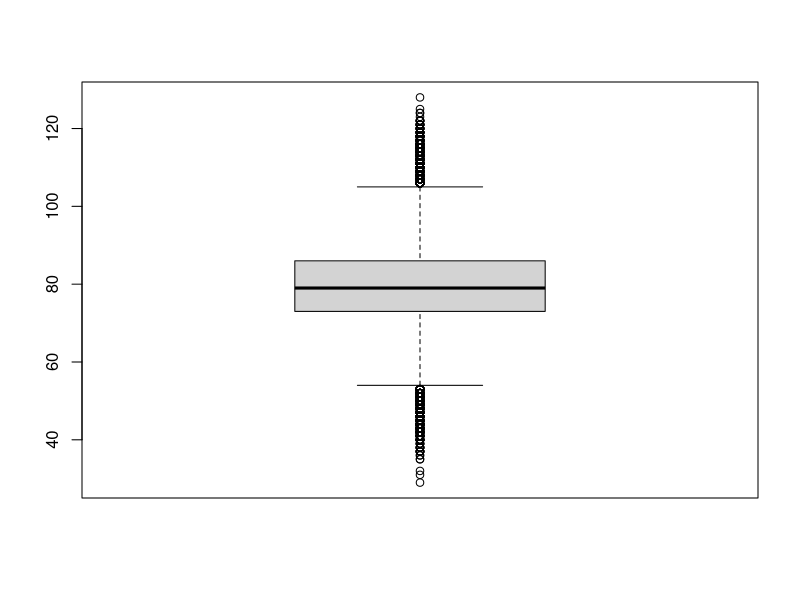
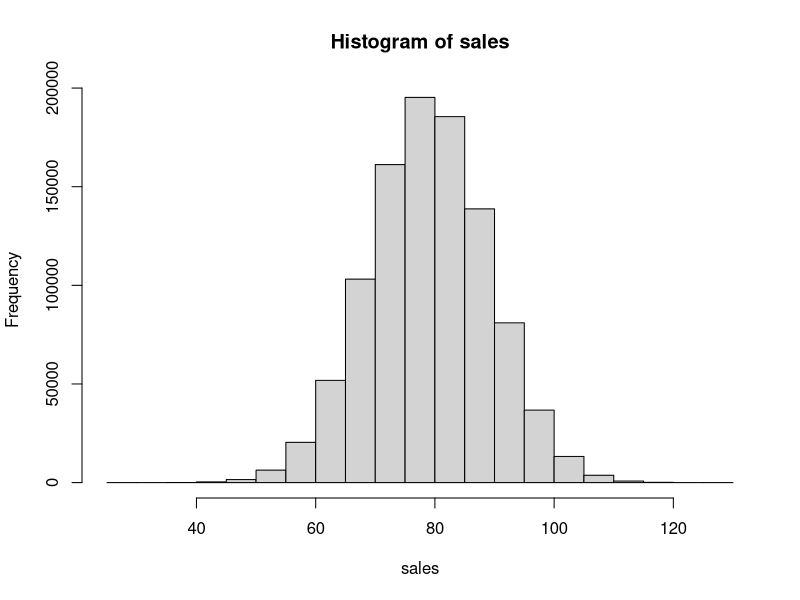
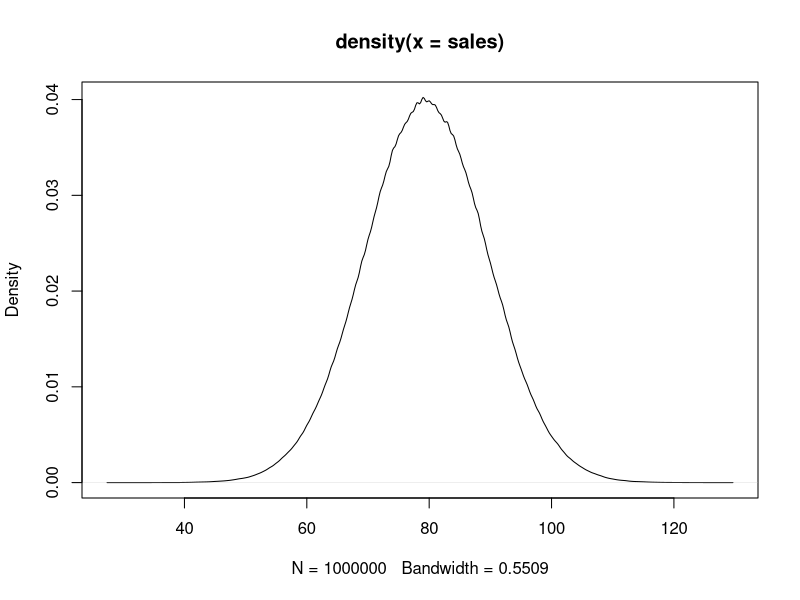

The R script that drew these images, in order:

#vector


#Normal Distribution with mean 80, SD 10
sales = rnorm(1000000, mean = 80, sd = 10)
sales

#trunc, round, floor, ceiling
sales = trunc(sales)
sales
summary(sales)
boxplot(sales)
mean(sales)
median(sales)
hist(sales)
plot(density(sales)) # A normal graph +- 3*sigma ??????????
#10-50
range(sales)
#matrix
m1=matrix(100:123, ncol = 2)
m1
colSums(m1)
colMeans(m1)
m1[,1]
colnames(m1)=c('A','B')
head(m1)
tail(m1)

#DF
sname = paste('Student', 1:30, sep='_')
sname
(marks = trunc(runif(30, 50,90)))
(gender=sample(c('M','F'), replace=T, size=30, prob=c(.7, .3)))
?runif
df1=data.frame(sname, marks, gender)
head(df1)

library(dplyr)

df1 %>% group_by(gender) %>% summarise(mean(marks), n(), min(marks), max(marks), sd(marks))
#name, marks (descending order); no gender
names(df1)
str(df1)
summary(df1)
df1[(order(df1$marks, decreasing = T)), c('sname','marks')]
df1[(order(df1$marks, decreasing = T)), -3]

#use dplyr
df1 %>% select('sname', 'marks', gender) %>% arrange(desc(marks))

df1 %>% sample_n(3)
df1 %>% sample_frac(.3)

#Linear Regression

#Logistic Regression

#
names(df1)
df1[sample(1:30, size=5), 2] =NA
sample(1:30, size=5)
#5 missing values on random location in marks column
sum(complete.cases(df1))
sum(!complete.cases(df1))
df1[!complete.cases(df1),2]=mean(df1$marks, na.rm=T)

sample(1:30, size = 5)


install.packages('mice')
install.packages('VIM')


